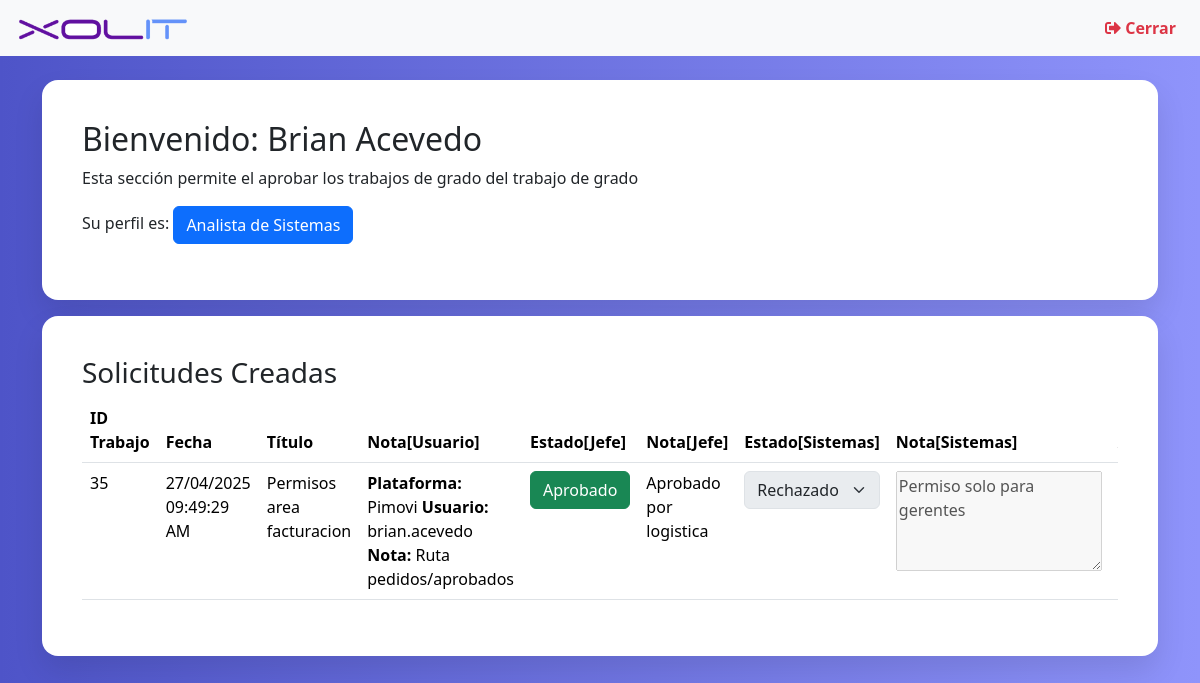
Screenshot of /evaluadorucv2.php (signed in) with the database file from the repository.
### tables this page shows
CREATE TABLE `resumen_solicitud` (
  `id_solicitud` int(255) NOT NULL,
  `usuario_id` int(11) NOT NULL,
  `titulo` varchar(255) NOT NULL,
  `fecha` varchar(250) NOT NULL,
  `nota_usuario` varchar(255) NOT NULL,
  `nota_jefe` varchar(255) NOT NULL,
  `estado_jefe` varchar(255) NOT NULL,
  `nota_sistemas` varchar(255) NOT NULL,
  `estado_sistemas` varchar(255) NOT NULL,
  `aprobacion` varchar(250) NOT NULL,
  `asesor` varchar(100) DEFAULT NULL,
  `nombre_usuario` varchar(100) DEFAULT NULL,
  `evaluador` varchar(255) DEFAULT NULL,
  `hora_solucion` varchar(50) DEFAULT NULL
);

### evaluadorucv2.php (the view, shortened to what this page needs)
<?php
include('conexion.php');
try {
    $pdo = new PDO('mysql:host=' . $direccionservidor . '; dbname=' . $baseDatos, $usuarioBD, $contraseniaBD);
    $pdo->setAttribute(PDO::ATTR_ERRMODE, PDO::ERRMODE_EXCEPTION);
    $sql = "SELECT id_solicitud, titulo, fecha, nombre_usuario, nota_usuario, estado_jefe, nota_jefe, estado_sistemas, nota_sistemas, aprobacion, hora_solucion FROM resumen_solicitud";
    $stmt = $pdo->query($sql);
    $trabajos = $stmt->fetchAll(PDO::FETCH_ASSOC);
} catch (PDOException $e) {
    echo "Error: " . $e->getMessage();
}
?>
<!doctype html>
<html lang="en">
<head>
    <link href="https://cdnjs.cloudflare.com/ajax/libs/font-awesome/5.15.4/css/all.min.css" rel="stylesheet">
    <link href="https://cdn.jsdelivr.net/npm/bootstrap@5.3.2/dist/css/bootstrap.min.css" rel="stylesheet" />
</head>
<body>
<main>
<nav class="navbar navbar-expand-lg navbar-light bg-light px-3">
  <a href="https://xolit.com/en/rocking-your-business/" class="navbar-brand">
    <img src="./img/logo-1.png" alt="logo" style="height: 25px;">
  </a>
  <div class="collapse navbar-collapse" id="collapsibleNavId">
    <ul class="navbar-nav ms-auto">
      <li class="nav-item">
        <a class="nav-link active text-danger fw-bold" href="cerrar.php">
          <i class="fas fa-sign-out-alt"></i> Cerrar
        </a>
      </li>
    </ul>
  </div>
</nav>
<br/>
<div class="container">
    <div class="card-login">
        <div class="col">
            <h2>Bienvenido: <?php echo $_SESSION['usuario_nombres']; ?></h2>
            <p>Esta sección permite el aprobar los trabajos de grado del trabajo de grado</p>
            <p>Su perfil es: <button class="btn btn-primary">Analista de Sistemas</button></p>
        </div>
    </div>
</div>
<div class="container mb-3">
<div class="card-login mt-3">
    <h3>Solicitudes Creadas</h3>
    <div class="table-responsive mt-2">
        <table class="table">
            <thead>
                <tr>
                    <th>ID Trabajo</th>
                    <th>Fecha</th>
                    <th>Título</th>
                    <th>Nota[Usuario]</th>
                    <th>Estado[Jefe]</th>
                    <th>Nota[Jefe]</th>
                    <th>Estado[Sistemas]</th>
                    <th>Nota[Sistemas]</th>
                    <th>Actualizar</th>
                </tr>
            </thead>
            <tbody>
            <?php if (empty($trabajos)): ?>
    <tr>
        <td colspan="10">No tienes trabajos registrados.</td>
    </tr>
<?php else: ?>
    <?php foreach ($trabajos as $trabajo): ?>
        <tr>
            <td><?= htmlspecialchars($trabajo['id_solicitud']) ?></td>
            <td><?= htmlspecialchars($trabajo['fecha']) ?></td>
            <td><?= htmlspecialchars($trabajo['titulo']) ?></td>
            <td><?= ($trabajo['nota_usuario']) ?></td>
            <?php
        $estadoJefe = $trabajo['estado_jefe'] ?: 'No asignado';
        switch ($estadoJefe) {
            case 'Aprobado':
                $claseBtnJefe = 'btn-success';
                break;
        }
        ?>
            <td><button class="btn  <?= $claseBtnJefe ?>"><?= htmlspecialchars($trabajo['estado_jefe'] ?: 'No asignado') ?></button>
            </td>
            <td><?= htmlspecialchars($trabajo['nota_jefe'] ?: 'No asignado') ?>
        </td>
        <?php $deshabilitar = ($trabajo['estado_sistemas'] != 'Pendiente') ? 'disabled' : ''; ?>
                            <td>
                                 <select name="estado_sistemas" class="form-select" <?= $deshabilitar ?>
                                    <option value="Pendiente" <?= ($trabajo['estado_sistemas'] == 'Pendiente') ? 'selected' : '' ?>>Pendiente</option>
                                    <option value="Rechazado" <?= ($trabajo['estado_sistemas'] == 'Rechazado') ? 'selected' : '' ?>>Rechazado</option>
                                </select>
                            </td>
                            <td>
    <textarea class="my-textarea"
        name="nota_sistemas"
        id="nota_sistemas"
        class="form-control"
        <?= $trabajo['nota_sistemas'] !== 'Pendiente Sistemas' ? 'disabled' : '' ?>
    ><?= htmlspecialchars($trabajo['nota_sistemas']) ?></textarea>
</td>
<td>
</td>
</tr>
    <?php endforeach; ?>
<?php endif; ?>
            </tbody>
        </table>
    </div>
</div>
</div>
</main>
</body>
</html>

### evaluadorucv2.php (style rules this page uses)
body { background: linear-gradient(to right, #4e54c8, #8f94fb); }
.card-login { background: #fff; border-radius: 16px; box-shadow: 0 15px 30px rgba(0, 0, 0, 0.1); padding: 40px; width: 100%; }
.my-textarea { height: 100px; }

### rows the page displays
resumen_solicitud: id_solicitud "35", fecha "27/04/2025 09:49:29 AM", titulo "Permisos area facturacion", nota_usuario "Plataforma: Pimovi Usuario: brian.acevedo Nota: Ruta pedidos/aprobados", estado_jefe "Aprobado", nota_jefe "Aprobado por logistica", estado_sistemas "Rechazado", nota_sistemas "Permiso solo para gerentes"

### other values shown
$_SESSION['usuario_nombres'] "Brian Acevedo"
